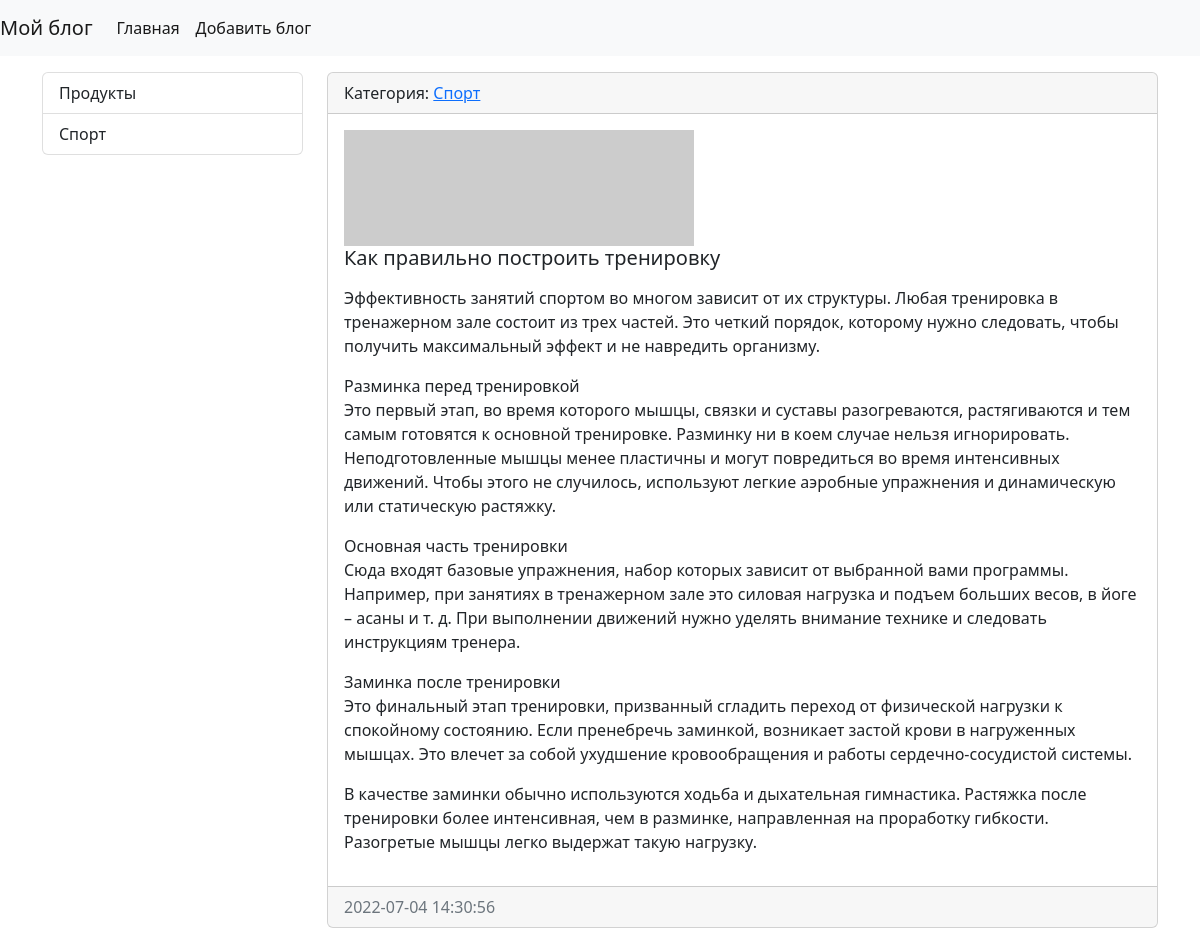
/blogs/12/, run on the app's committed database.
### cool/models.py (models this page shows, shortened)
class Category(models.Model):
    title = models.CharField(
        max_length=100, db_index=True, verbose_name="Наименование категории"
    )
    def get_absolute_url(self):
        return reverse("category", kwargs={"category_id": self.pk})
    def __str__(self):
        return self.title
    class Meta:
        verbose_name = "Категория"
        verbose_name_plural = "Категории"
        ordering = ["title"]

class Blogs(models.Model):
    title = models.CharField(max_length=100, verbose_name="Наименование")
    content = models.TextField(blank=True, verbose_name="Контент")
    created_at = models.DateTimeField(auto_now_add=True, verbose_name="Создано")
    updated_at = models.DateTimeField(auto_now=True, verbose_name="Обновлено")
    photo = models.ImageField(
        upload_to="photos/%Y/%m/%d/", verbose_name="Фото", blank=True
    )
    is_published = models.BooleanField(default=True, verbose_name="Опубликовано")
    category = models.ForeignKey(
        "Category", on_delete=models.PROTECT, null=True, verbose_name="Категория"
    )
    class Meta:
        verbose_name = "Запись"
        verbose_name_plural = "Записи"
        ordering = ["-created_at"]

### cool/views.py (the view)
# urls.py: path("blogs/<int:pk>/", ViewBlogs.as_view(), name="view_blogs"),
class ViewBlogs(DetailView):
    model = Blogs
    context_object_name = "blogs_item"

### cool/templatetags/blogs_tags.py (called while the page is built)
@register.inclusion_tag("cool/list_categories.html")
def show_categories():
    categories = Category.objects.all()
    return {"categories": categories}

### cool/templates/cool/blogs_detail.html (shortened to what this page needs)
{% extends 'base.html' %}
{% block sidebar %}
{% include 'inc/_sidebar.html' %}
{% endblock sidebar %}
{% block content %}
<div class="card mb-3">
    <div class="card-header">
        Категория: <a href="{{ object.category.get_absolute.url }}" >{{ object.category }}</a>
    </div>
    <div class="card-body">
        <div class="media">
            {% if item.photo %}
            <img src="{{ blogs_item.photo.url }}" alt="" width="350">
            {% else %}
            <img src="https://picsum.photos/id/1060/350/235/?blur=2" alt="" width="350" class="mr-3">
            {% endif %}
            <div class="media-body">
                <h5 class="card-title">{{ blogs_item.title }}</h5>
                <p class="card-text">{{ blogs_item.content|safe|linebreaks }}</p>
            </div>
        </div>
    </div>
    <div class="card-footer text-muted">
        {{ blogs_item.created_at|date:"Y-m-d H:i:s" }}
    </div>
</div>
{% endblock content %}

### cool/templates/cool/list_categories.html
<div class="list-group">
    {% for item in categories %}
    <a href="{{ item.get_absolute_url }}" class="list-group-item list-group-item-action">{{ item.title }}</a>
    {% endfor %}
</div>

### data on the page
Category: title "Продукты"
Category: title "Спорт"
Blogs: category "Спорт", title "Как правильно построить тренировку", content "Эффективность занятий спортом во многом зависит от их структуры. Любая тренировка в тренажерном зале состоит из трех частей. Это четкий порядок, которому нужно следовать, чтобы получить максимальный эффект и не навредить организму. Разминка перед тренировкой Это первый этап, во время которого мышцы, связки и суставы разогреваются, растягиваются и тем самым готовятся к основной тренировке. Разминку ни в коем случае нельзя игнорировать. Неподготовленные мышцы менее пластичны и могут повредиться во время интенсивных движений. Чтобы этого не случилось, используют легкие аэробные упражнения и динамическую или статическую растяжку. Основная часть тренировки Сюда входят базовые упражнения, набор…", created_at "2022-07-04 14:30:56"
